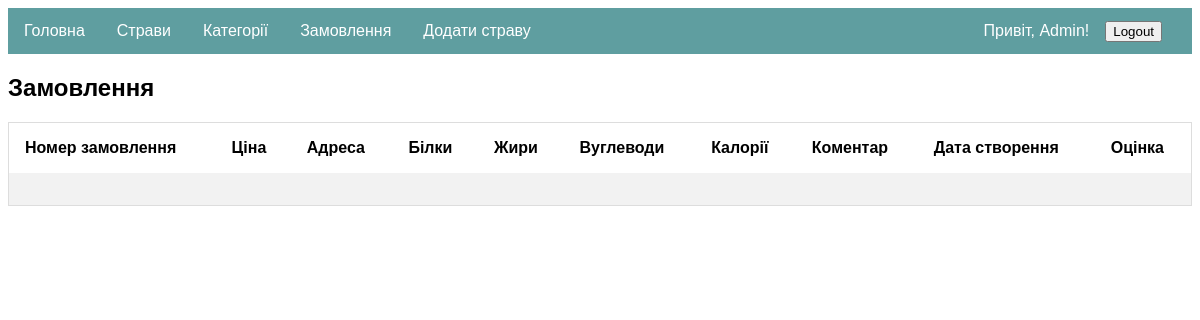
Before: /admin/orders/15 (signed in) with the older database file.
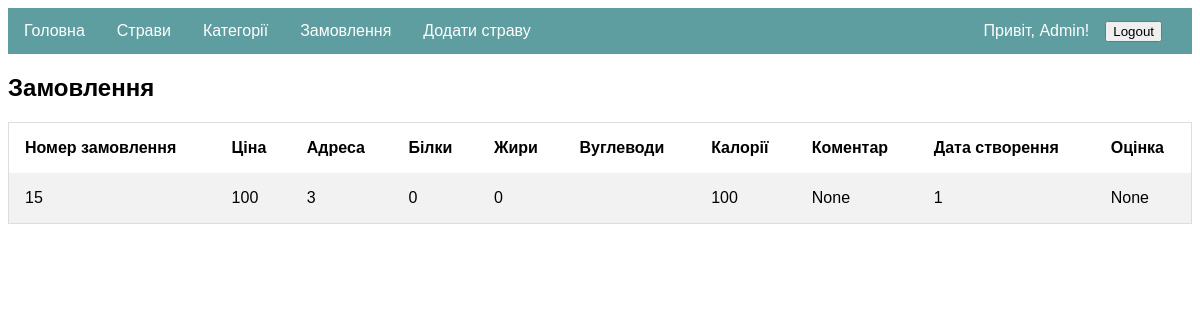
After: the same page with the newer database file.
### models.py (models this page shows, shortened)
class Order(Base):
    __tablename__ = 'Orders'
    id = Column(Integer, primary_key=True)
    user = Column(Integer, ForeignKey('Users.id'))
    address = Column(Integer, ForeignKey('Addresses.id'))
    price = Column(Integer)
    protein = Column(Integer)
    fat = Column(Integer)
    carbs = Column(Integer)
    ccal = Column(Integer)
    comment = Column(String(350))
    created_at = Column(Integer)
    rate = Column(Integer)
    status = Column(Integer, ForeignKey('Statuses.id'))
    ordered_dishes = relationship('Ordered_dish', back_populates='order_info')

### app.py (the view)
@app.route('/admin/orders/<id>', methods=['GET', 'PUT'])
def get_admin_order(id):
    if session.get('id') and session['type'] == int(1):
        order = database.db_session.query(models.Order).where(models.Order.id == id).one_or_none()
        return render_template('admin/order.html', order=order, user=session)
    else:
        return app.redirect('/')

### templates/admin/order.html
{% extends 'admin/admin.html' %}
{% block content %}
    <h2>Замовлення</h2>
    <table>
        <tr>
            <th>Номер замовлення</th>
            <th>Ціна</th>
            <th>Адреса</th>
            <th>Білки</th>
            <th>Жири</th>
            <th>Вуглеводи</th>
            <th>Калорії</th>
            <th>Коментар</th>
            <th>Дата створення</th>
            <th>Оцінка</th>
        </tr>
            <tr>
                <td>{{ order.id }}</td>
                <td>{{ order.price }}</td>
                <td>{{ order.address }}</td>
                <td>{{ order.protein }}</td>
                <td>{{ order.fat }}</td>
                <td>{{ order.carb }}</td>
                <td>{{ order.ccal }}</td>
                <td>{{ order.comment }}</td>
                <td>{{ order.created_at }}</td>
                <td>{{ order.rate }}</td>
            </tr>
    </table>
{% endblock %}

Changed rows visible on the page:
added Order: id "15", price "100", address "3", protein "0", fat "0", ccal "100", comment "None", created_at "1", rate "None"
